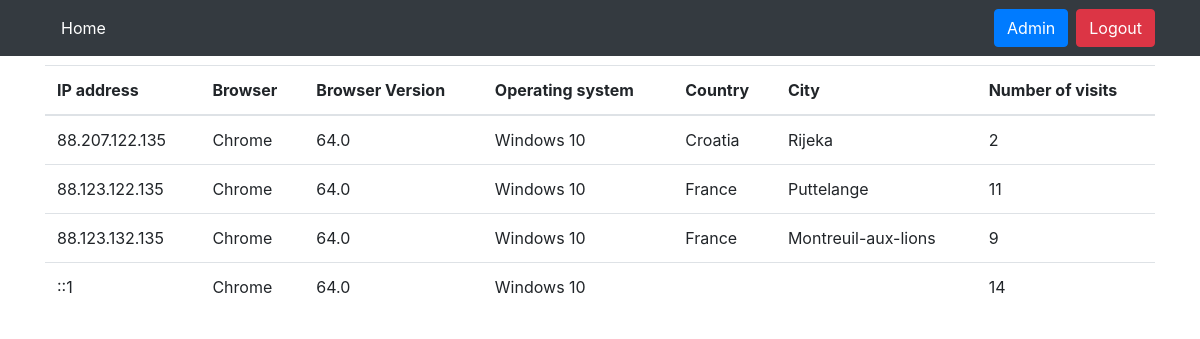
Screenshot of /adminarea.php (signed in) with the database file from the repository.
### tables this page shows
CREATE TABLE `users` (
  `id` int(11) NOT NULL,
  `IP_address` varchar(50) DEFAULT NULL,
  `browser` varchar(50) DEFAULT NULL,
  `browser_version` varchar(10) DEFAULT NULL,
  `os` varchar(30) NOT NULL,
  `country` varchar(50) DEFAULT NULL,
  `city` varchar(50) DEFAULT NULL,
  `visits` int(11) NOT NULL
);

### includes/Database.php (called while the page is built, shortened)
<?php
  class Database{
  private function db_connect(){
    $this->host = 'localhost';
    $this->user = 'root';
    $this->pass = '';
    $this->db = 'usertracking';
    $this->mysqli = new mysqli($this->host, $this->user, $this->pass, $this->db);
    return $this->mysqli;
  }
}

### includes/User.php (called while the page is built, shortened)
<?php
class User extends Database{
	public function getUsers() {
		$result = $this->mysqli->query("SELECT * FROM users");
		return $result;
	}
}

### adminarea.php (the view)
<?php
require_once("includes/header.php");
if(isset($_SESSION['id'])) {
	require_once("includes/Database.php");
	require_once("includes/User.php");
	$user = new User();
	$result = $user->getUsers();
	?>
	<div class="container">
		<table class="table">
		  <thead>
		    <tr>
		      <th scope="col">IP address</th>
		      <th scope="col">Browser</th>
		      <th scope="col">Browser Version</th>
		      <th scope="col">Operating system</th>
		      <th scope="col">Country</th>
		      <th scope="col">City</th>
		      <th scope="col">Number of visits</th>
		    </tr>
		  </thead>
		  <tbody>
			<?php
			if($result->num_rows > 0) {
				while ($row = $result->fetch_assoc()) {
					echo "<tr>";
					echo "<td>".$row['IP_address']."</td>";
					echo "<td>".$row['browser']."</td>";
					echo "<td>".$row['browser_version']."</td>";
					echo "<td>".$row['os']."</td>";
					echo "<td>".$row['country']."</td>";
					echo "<td>".$row['city']."</td>";
					echo "<td>".$row['visits']."</td>";
					echo "</tr>";
				}
			}
			?>
		 </tbody>
		</table>
	</div>
<?php
}
else {
	header("Location: login.php");
		exit();
}
?>

### includes/header.php (shortened to what this page needs)
<!DOCTYPE html>
<html lang="en">
<head>
	<link rel="stylesheet" href="https://maxcdn.bootstrapcdn.com/bootstrap/4.0.0/css/bootstrap.min.css">
</head>
<body>
	<nav class="navbar navbar-expand-md navbar-dark bg-dark fixed-top">
		<div class="container">
	      <a class="nav-link" href="index.php" style="color: white">Home</a>
	     <div class="collapse navbar-collapse" id="navbarsExampleDefault">
	       <?php if(isset($_SESSION['username'])): ?>
			   <a class="btn btn-primary my-2 my-sm-0 ml-auto" href="adminarea.php">Admin</a>
		       <form class="form-inline ml-2" action="logout.php" method="POST">
		         <button class="btn btn-danger my-2 my-sm-0" type="submit" name="submit">Logout</button>
		       </form>
	   		<?php endif; ?>
	     </div>
	     </div>
	   </nav>

### includes/header.php (style rules this page uses)
body { padding-top: 65px; }

### rows the page displays
users: IP_address "88.207.122.135", browser "Chrome", browser_version "64.0", os "Windows 10", country "Croatia", city "Rijeka", visits "2"
users: IP_address "88.123.122.135", browser "Chrome", browser_version "64.0", os "Windows 10", country "France", city "Puttelange", visits "11"
users: IP_address "88.123.132.135", browser "Chrome", browser_version "64.0", os "Windows 10", country "France", city "Montreuil-aux-lions", visits "9"
users: IP_address "::1", browser "Chrome", browser_version "64.0", os "Windows 10", visits "14"
